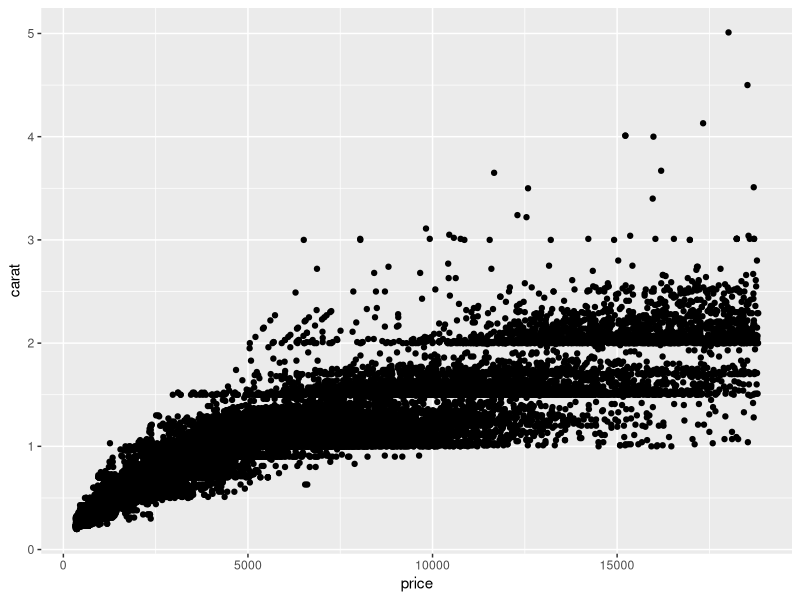
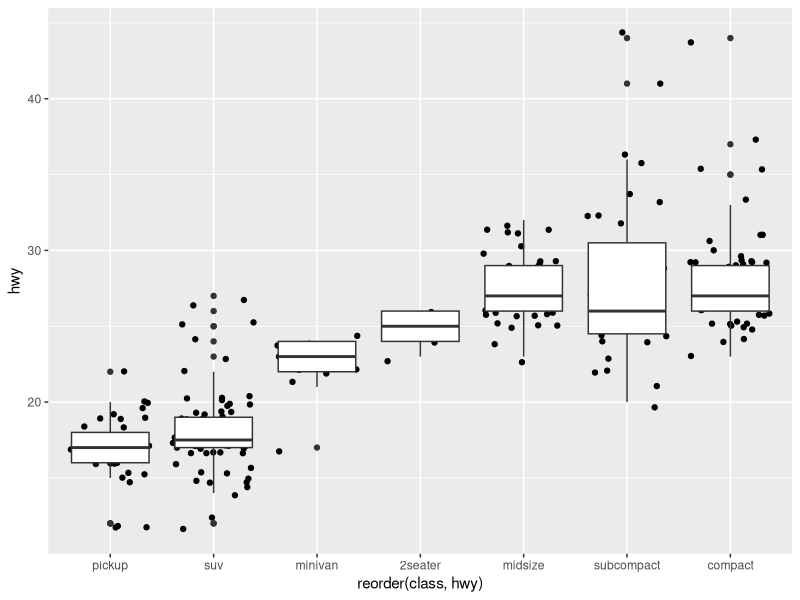
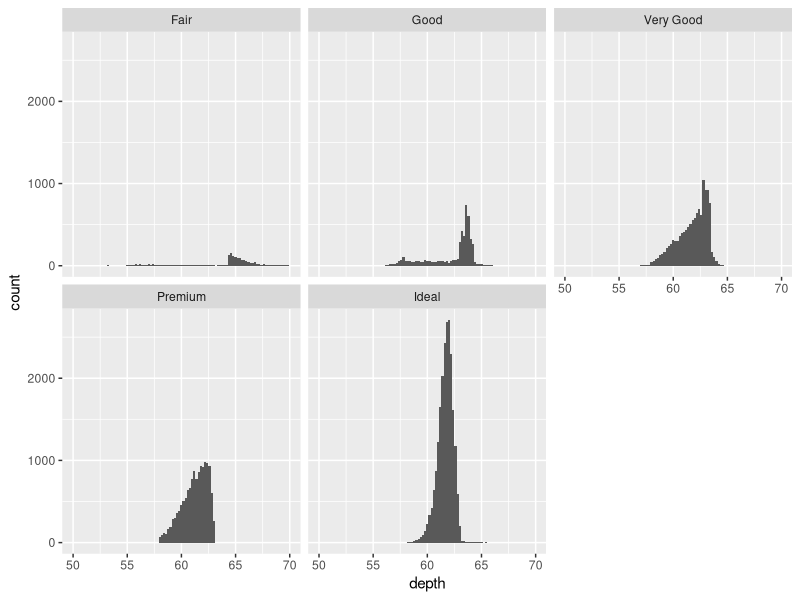
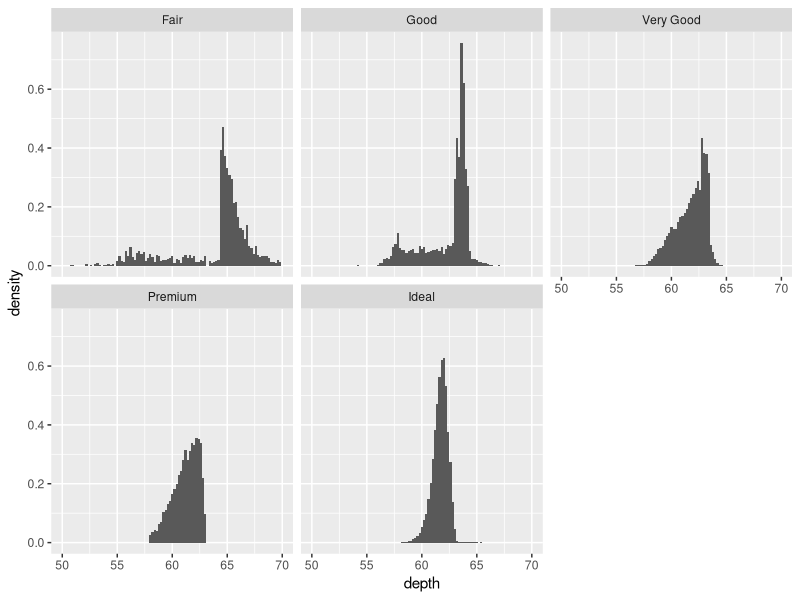
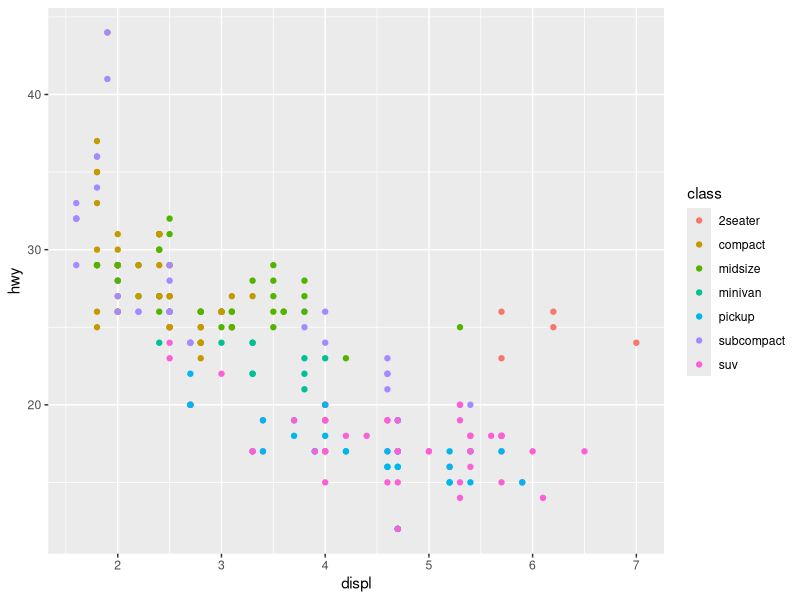

R code for these plots, in order: (Note: this script raises an error after producing the figures.)
## ---- chunk 1
install.packages("ggplot2")
library(ggplot2)

ggplot(diamonds, aes(x = price, y = carat)) +
  geom_point()
## ---- chunk 2
ggplot(mpg, aes(reorder(class, hwy), hwy)) +
  geom_jitter() +
  geom_boxplot()
## ---- chunk 3

#Plot count
ggplot(diamonds, aes(depth)) +
  geom_histogram(aes(y = ..count..), binwidth=0.2) +
  facet_wrap(~ cut) + xlim(50, 70)

#Plot density
ggplot(diamonds, aes(depth)) +
  geom_histogram(aes(y = ..density..), binwidth=0.2) +
  facet_wrap(~ cut) + xlim(50, 70)
## ---- chunk 4
ggplot(mpg, aes(displ, hwy, color = class)) +
  geom_point()

## ---- chunk 5

ggplot(cities, aes(long, lat)) +
  geom_path(aes(size = survivors, colour =
direction,
    group = interaction(group, direction)), data =
troops) +
  geom_text(aes(label = city), hjust = 0, vjust = 1,
size = 4)
# Polish appearance
last_plot() +
  scale_x_continuous("", limits = c(24, 39)) +
  scale_y_continuous("") +
  scale_colour_manual(values = c("grey50","red")) +
  scale_size(to = c(1, 10))
